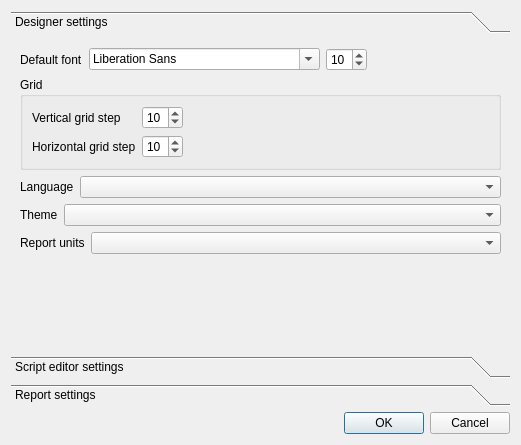
<?xml version="1.0" encoding="UTF-8"?>
<ui version="4.0">
 <class>LimeReport::SettingDialog</class>
 <widget class="QDialog" name="LimeReport::SettingDialog">
  <property name="geometry">
   <rect>
    <x>0</x>
    <y>0</y>
    <width>521</width>
    <height>445</height>
   </rect>
  </property>
  <property name="sizePolicy">
   <sizepolicy hsizetype="Preferred" vsizetype="MinimumExpanding">
    <horstretch>0</horstretch>
    <verstretch>0</verstretch>
   </sizepolicy>
  </property>
  <property name="windowTitle">
   <string>Designer setting</string>
  </property>
  <layout class="QVBoxLayout" name="verticalLayout_2">
   <item>
    <widget class="QToolBox" name="toolBox">
     <property name="currentIndex">
      <number>0</number>
     </property>
     <widget class="QWidget" name="page">
      <property name="geometry">
       <rect>
        <x>0</x>
        <y>0</y>
        <width>503</width>
        <height>301</height>
       </rect>
      </property>
      <attribute name="label">
       <string>Designer settings</string>
      </attribute>
      <layout class="QVBoxLayout" name="verticalLayout">
       <item>
        <layout class="QHBoxLayout" name="horizontalLayout_5">
         <item>
          <widget class="QLabel" name="label_6">
           <property name="text">
            <string>Default font</string>
           </property>
          </widget>
         </item>
         <item>
          <widget class="QFontComboBox" name="defaultFont"/>
         </item>
         <item>
          <widget class="QSpinBox" name="defaultFontSize">
           <property name="value">
            <number>10</number>
           </property>
          </widget>
         </item>
         <item>
          <spacer name="horizontalSpacer_5">
           <property name="orientation">
            <enum>Qt::Horizontal</enum>
           </property>
           <property name="sizeHint" stdset="0">
            <size>
             <width>0</width>
             <height>0</height>
            </size>
           </property>
          </spacer>
         </item>
        </layout>
       </item>
       <item>
        <widget class="QGroupBox" name="groupBox">
         <property name="title">
          <string>Grid</string>
         </property>
         <layout class="QHBoxLayout" name="horizontalLayout_4">
          <item>
           <layout class="QFormLayout" name="formLayout_2">
            <item row="0" column="0">
             <widget class="QLabel" name="label_4">
              <property name="text">
               <string>Vertical grid step</string>
              </property>
             </widget>
            </item>
            <item row="0" column="1">
             <widget class="QSpinBox" name="verticalGridStep">
              <property name="value">
               <number>10</number>
              </property>
             </widget>
            </item>
            <item row="1" column="0">
             <widget class="QLabel" name="label_5">
              <property name="text">
               <string>Horizontal grid step</string>
              </property>
             </widget>
            </item>
            <item row="1" column="1">
             <widget class="QSpinBox" name="horizontalGridStep">
              <property name="value">
               <number>10</number>
              </property>
             </widget>
            </item>
           </layout>
          </item>
          <item>
           <spacer name="horizontalSpacer_4">
            <property name="orientation">
             <enum>Qt::Horizontal</enum>
            </property>
            <property name="sizeHint" stdset="0">
             <size>
              <width>0</width>
              <height>0</height>
             </size>
            </property>
           </spacer>
          </item>
         </layout>
        </widget>
       </item>
       <item>
        <layout class="QHBoxLayout" name="hlLanguage_2">
         <item>
          <widget class="QLabel" name="lblLanguage">
           <property name="text">
            <string>Language</string>
           </property>
          </widget>
         </item>
         <item>
          <widget class="QComboBox" name="designerLanguage">
           <property name="sizePolicy">
            <sizepolicy hsizetype="Expanding" vsizetype="Fixed">
             <horstretch>0</horstretch>
             <verstretch>0</verstretch>
            </sizepolicy>
           </property>
          </widget>
         </item>
        </layout>
       </item>
       <item>
        <layout class="QHBoxLayout" name="horizontalLayout_3">
         <item>
          <widget class="QLabel" name="lblTheme">
           <property name="sizePolicy">
            <sizepolicy hsizetype="Preferred" vsizetype="Preferred">
             <horstretch>0</horstretch>
             <verstretch>0</verstretch>
            </sizepolicy>
           </property>
           <property name="text">
            <string>Theme</string>
           </property>
          </widget>
         </item>
         <item>
          <widget class="QComboBox" name="cbTheme">
           <property name="sizePolicy">
            <sizepolicy hsizetype="MinimumExpanding" vsizetype="Fixed">
             <horstretch>0</horstretch>
             <verstretch>0</verstretch>
            </sizepolicy>
           </property>
          </widget>
         </item>
        </layout>
       </item>
       <item>
        <layout class="QHBoxLayout" name="horizontalLayout_7">
         <item>
          <widget class="QLabel" name="label_3">
           <property name="text">
            <string>Report units</string>
           </property>
          </widget>
         </item>
         <item>
          <widget class="QComboBox" name="reportUnits">
           <property name="sizePolicy">
            <sizepolicy hsizetype="Expanding" vsizetype="Fixed">
             <horstretch>0</horstretch>
             <verstretch>0</verstretch>
            </sizepolicy>
           </property>
          </widget>
         </item>
        </layout>
       </item>
       <item>
        <spacer name="verticalSpacer_2">
         <property name="orientation">
          <enum>Qt::Vertical</enum>
         </property>
         <property name="sizeHint" stdset="0">
          <size>
           <width>0</width>
           <height>0</height>
          </size>
         </property>
        </spacer>
       </item>
      </layout>
     </widget>
     <widget class="QWidget" name="page_3">
      <property name="geometry">
       <rect>
        <x>0</x>
        <y>0</y>
        <width>503</width>
        <height>301</height>
       </rect>
      </property>
      <attribute name="label">
       <string>Script editor settings</string>
      </attribute>
      <layout class="QVBoxLayout" name="verticalLayout_3">
       <item>
        <layout class="QHBoxLayout" name="horizontalLayout_6">
         <item>
          <widget class="QLabel" name="label_2">
           <property name="text">
            <string>Font</string>
           </property>
          </widget>
         </item>
         <item>
          <widget class="QFontComboBox" name="scriptFont"/>
         </item>
         <item>
          <widget class="QSpinBox" name="scriptFontSize">
           <property name="value">
            <number>10</number>
           </property>
          </widget>
         </item>
         <item>
          <spacer name="horizontalSpacer_6">
           <property name="orientation">
            <enum>Qt::Horizontal</enum>
           </property>
           <property name="sizeHint" stdset="0">
            <size>
             <width>0</width>
             <height>0</height>
            </size>
           </property>
          </spacer>
         </item>
        </layout>
       </item>
       <item>
        <layout class="QHBoxLayout" name="horizontalLayout">
         <item>
          <widget class="QLabel" name="label">
           <property name="text">
            <string>Indent size</string>
           </property>
          </widget>
         </item>
         <item>
          <widget class="QSpinBox" name="indentSize"/>
         </item>
         <item>
          <spacer name="horizontalSpacer">
           <property name="orientation">
            <enum>Qt::Horizontal</enum>
           </property>
           <property name="sizeHint" stdset="0">
            <size>
             <width>0</width>
             <height>0</height>
            </size>
           </property>
          </spacer>
         </item>
        </layout>
       </item>
       <item>
        <spacer name="verticalSpacer">
         <property name="orientation">
          <enum>Qt::Vertical</enum>
         </property>
         <property name="sizeHint" stdset="0">
          <size>
           <width>0</width>
           <height>0</height>
          </size>
         </property>
        </spacer>
       </item>
      </layout>
     </widget>
     <widget class="QWidget" name="page_2">
      <property name="geometry">
       <rect>
        <x>0</x>
        <y>0</y>
        <width>503</width>
        <height>301</height>
       </rect>
      </property>
      <attribute name="label">
       <string>Report settings</string>
      </attribute>
      <layout class="QVBoxLayout" name="verticalLayout_4">
       <item>
        <widget class="QCheckBox" name="cbSuppressWarnings">
         <property name="text">
          <string>Suppress absent fields and variables warning</string>
         </property>
        </widget>
       </item>
       <item>
        <spacer name="verticalSpacer_3">
         <property name="orientation">
          <enum>Qt::Vertical</enum>
         </property>
         <property name="sizeHint" stdset="0">
          <size>
           <width>0</width>
           <height>0</height>
          </size>
         </property>
        </spacer>
       </item>
      </layout>
     </widget>
    </widget>
   </item>
   <item>
    <layout class="QHBoxLayout" name="horizontalLayout_2">
     <item>
      <spacer name="horizontalSpacer_2">
       <property name="orientation">
        <enum>Qt::Horizontal</enum>
       </property>
       <property name="sizeHint" stdset="0">
        <size>
         <width>0</width>
         <height>0</height>
        </size>
       </property>
      </spacer>
     </item>
     <item>
      <widget class="QDialogButtonBox" name="bbOkCancel">
       <property name="orientation">
        <enum>Qt::Horizontal</enum>
       </property>
       <property name="standardButtons">
        <set>QDialogButtonBox::Cancel|QDialogButtonBox::Ok</set>
       </property>
      </widget>
     </item>
    </layout>
   </item>
  </layout>
 </widget>
 <resources/>
 <connections>
  <connection>
   <sender>bbOkCancel</sender>
   <signal>accepted()</signal>
   <receiver>LimeReport::SettingDialog</receiver>
   <slot>accept()</slot>
   <hints>
    <hint type="sourcelabel">
     <x>221</x>
     <y>307</y>
    </hint>
    <hint type="destinationlabel">
     <x>157</x>
     <y>274</y>
    </hint>
   </hints>
  </connection>
  <connection>
   <sender>bbOkCancel</sender>
   <signal>rejected()</signal>
   <receiver>LimeReport::SettingDialog</receiver>
   <slot>reject()</slot>
   <hints>
    <hint type="sourcelabel">
     <x>221</x>
     <y>307</y>
    </hint>
    <hint type="destinationlabel">
     <x>286</x>
     <y>274</y>
    </hint>
   </hints>
  </connection>
 </connections>
</ui>
